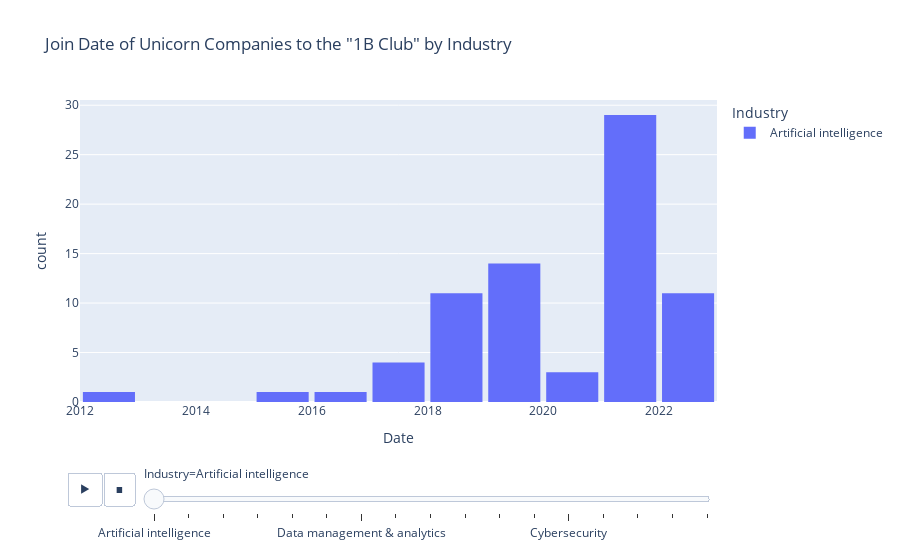

Write notebook code for a chart like this one.
### Code cell
fig = px.histogram(df, x="Date",title='Join Date of Unicorn Companies to the "1B Club" by Industry', color = 'Industry',animation_frame='Industry') # we could convert country into continent / region
fig.update_layout(bargap=0.1)
fig.show()

### Figure 1 — Plotly figure (JSON) as saved in the notebook; plotly's stock layout.template omitted (floating-point values rounded to 4 significant figures)
{"data": [{"alignmentgroup": "True", "bingroup": "x", "hovertemplate": "Industry=Artificial intelligence<br>Date=%{x}<br>count=%{y}<extra></extra>", "legendgroup": "Artificial intelligence", "marker": {"color": "#636efa", "pattern": {"shape": ""}}, "name": "Artificial intelligence", "offsetgroup": "Artificial intelligence", "orientation": "v", "showlegend": true, "type": "histogram", "x": ["2017-04-07T00:00:00", "2019-10-30T00:00:00", "2018-07-11T00:00:00", "2019-08-05T00:00:00", "2019-07-12T00:00:00", "2020-08-12T00:00:00", "2018-07-02T00:00:00", "2019-07-29T00:00:00", "2021-03-30T00:00:00", "2019-02-27T00:00:00", "2019-07-17T00:00:00", "2019-09-11T00:00:00", "2018-06-04T00:00:00", "2017-10-31T00:00:00", "2021-01-14T00:00:00", "2017-09-26T00:00:00", "2019-07-22T00:00:00", "2018-12-18T00:00:00", "2020-04-28T00:00:00", "2021-08-03T00:00:00", "2015-10-27T00:00:00", "2022-02-23T00:00:00", "2020-08-01T00:00:00", "2018-03-08T00:00:00", "2021-06-30T00:00:00", "2012-12-17T00:00:00", "2018-05-17T00:00:00", "2018-12-19T00:00:00", "2021-04-21T00:00:00", "2021-08-11T00:00:00", "2021-09-22T00:00:00", "2021-09-23T00:00:00", "2021-06-08T00:00:00", "2019-07-22T00:00:00", "2022-05-09T00:00:00", "2019-07-31T00:00:00", "2022-06-15T00:00:00", "2021-11-07T00:00:00", "2017-04-14T00:00:00", "2022-05-24T00:00:00", "2021-05-19T00:00:00", "2022-01-26T00:00:00", "2022-05-09T00:00:00", "2022-01-25T00:00:00", "2018-04-16T00:00:00", "2018-07-19T00:00:00", "2021-04-13T00:00:00", "2021-04-29T00:00:00", "2021-05-07T00:00:00", "2022-01-12T00:00:00", "2019-03-27T00:00:00", "2021-09-16T00:00:00", "2022-06-14T00:00:00", "2021-10-12T00:00:00", "2018-02-20T00:00:00", "2016-04-12T00:00:00", "2018-10-17T00:00:00", "2019-01-22T00:00:00", "2019-03-22T00:00:00", "2019-06-18T00:00:00", "2021-02-17T00:00:00", "2021-03-24T00:00:00", "2021-04-14T00:00:00", "2021-04-22T00:00:00", "2021-04-29T00:00:00", "2021-05-06T00:00:00", "2021-05-05T00:00:00", "2021-06-16T00:00:00", "2021-07-13T00:00:00", "2021-08-05T00:00:00", "2021-08-09T00:00:00", "2021-08-24T00:00:00", "2021-10-26T00:00:00", "2022-01-12T00:00:00", "2022-02-01T00:00:00"], "xaxis": "x", "yaxis": "y"}], "layout": {"bargap": 0.1, "barmode": "relative", "legend": {"title": {"text": "Industry"}, "tracegroupgap": 0}, "sliders": [{"active": 0, "currentvalue": {"prefix": "Industry="}, "len": 0.9, "pad": {"b": 10, "t": 60}, "steps": [{"args": [["Artificial intelligence"], {"frame": {"duration": 0, "redraw": true}, "fromcurrent": true, "mode": "immediate", "transition": {"duration": 0, "easing": "linear"}}], "label": "Artificial intelligence", "method": "animate"}, {"args": [["Other"], {"frame": {"duration": 0, "redraw": true}, "fromcurrent": true, "mode": "immediate", "transition": {"duration": 0, "easing": "linear"}}], "label": "Other", "method": "animate"}, {"args": [["E-commerce & direct-to-consumer"], {"frame": {"duration": 0, "redraw": true}, "fromcurrent": true, "mode": "immediate", "transition": {"duration": 0, "easing": "linear"}}], "label": "E-commerce & direct-to-consumer", "method": "animate"}, {"args": [["Fintech"], {"frame": {"duration": 0, "redraw": true}, "fromcurrent": true, "mode": "immediate", "transition": {"duration": 0, "easing": "linear"}}], "label": "Fintech", "method": "animate"}, {"args": [["Internet software & services"], {"frame": {"duration": 0, "redraw": true}, "fromcurrent": true, "mode": "immediate", "transition": {"duration": 0, "easing": "linear"}}], "label": "Internet software & services", "method": "animate"}, {"args": [["Supply chain, logistics, & delivery"], {"frame": {"duration": 0, "redraw": true}, "fromcurrent": true, "mode": "immediate", "transition": {"duration": 0, "easing": "linear"}}], "label": "Supply chain, logistics, & delivery", "method": "animate"}, {"args": [["Data management & analytics"], {"frame": {"duration": 0, "redraw": true}, "fromcurrent": true, "mode": "immediate", "transition": {"duration": 0, "easing": "linear"}}], "label": "Data management & analytics", "method": "animate"}, {"args": [["Edtech"], {"frame": {"duration": 0, "redraw": true}, "fromcurrent": true, "mode": "immediate", "transition": {"duration": 0, "easing": "linear"}}], "label": "Edtech", "method": "animate"}, {"args": [["Hardware"], {"frame": {"duration": 0, "redraw": true}, "fromcurrent": true, "mode": "immediate", "transition": {"duration": 0, "easing": "linear"}}], "label": "Hardware", "method": "animate"}, {"args": [["Consumer & retail"], {"frame": {"duration": 0, "redraw": true}, "fromcurrent": true, "mode": "immediate", "transition": {"duration": 0, "easing": "linear"}}], "label": "Consumer & retail", "method": "animate"}, {"args": [["Health"], {"frame": {"duration": 0, "redraw": true}, "fromcurrent": true, "mode": "immediate", "transition": {"duration": 0, "easing": "linear"}}], "label": "Health", "method": "animate"}, {"args": [["Auto & transportation"], {"frame": {"duration": 0, "redraw": true}, "fromcurrent": true, "mode": "immediate", "transition": {"duration": 0, "easing": "linear"}}], "label": "Auto & transportation", "method": "animate"}, {"args": [["Cybersecurity"], {"frame": {"duration": 0, "redraw": true}, "fromcurrent": true, "mode": "immediate", "transition": {"duration": 0, "easing": "linear"}}], "label": "Cybersecurity", "method": "animate"}, {"args": [["Mobile & telecommunications"], {"frame": {"duration": 0, "redraw": true}, "fromcurrent": true, "mode": "immediate", "transition": {"duration": 0, "easing": "linear"}}], "label": "Mobile & telecommunications", "method": "animate"}, {"args": [["Travel"], {"frame": {"duration": 0, "redraw": true}, "fromcurrent": true, "mode": "immediate", "transition": {"duration": 0, "easing": "linear"}}], "label": "Travel", "method": "animate"}, {"args": [["Artificial Intelligence"], {"frame": {"duration": 0, "redraw": true}, "fromcurrent": true, "mode": "immediate", "transition": {"duration": 0, "easing": "linear"}}], "label": "Artificial Intelligence", "method": "animate"}, {"args": [["Internet Software Services"], {"frame": {"duration": 0, "redraw": true}, "fromcurrent": true, "mode": "immediate", "transition": {"duration": 0, "easing": "linear"}}], "label": "Internet Software Services", "method": "animate"}], "x": 0.1, "xanchor": "left", "y": 0, "yanchor": "top"}], "title": {"text": "Join Date of Unicorn Companies to the \"1B Club\" by Industry"}, "updatemenus": [{"buttons": [{"args": [null, {"frame": {"duration": 500, "redraw": true}, "fromcurrent": true, "mode": "immediate", "transition": {"duration": 500, "easing": "linear"}}], "label": "&#9654;", "method": "animate"}, {"args": [[null], {"frame": {"duration": 0, "redraw": true}, "fromcurrent": true, "mode": "immediate", "transition": {"duration": 0, "easing": "linear"}}], "label": "&#9724;", "method": "animate"}], "direction": "left", "pad": {"r": 10, "t": 70}, "showactive": false, "type": "buttons", "x": 0.1, "xanchor": "right", "y": 0, "yanchor": "top"}], "xaxis": {"anchor": "y", "domain": [0, 1], "title": {"text": "Date"}}, "yaxis": {"anchor": "x", "domain": [0, 1], "title": {"text": "count"}}}}
